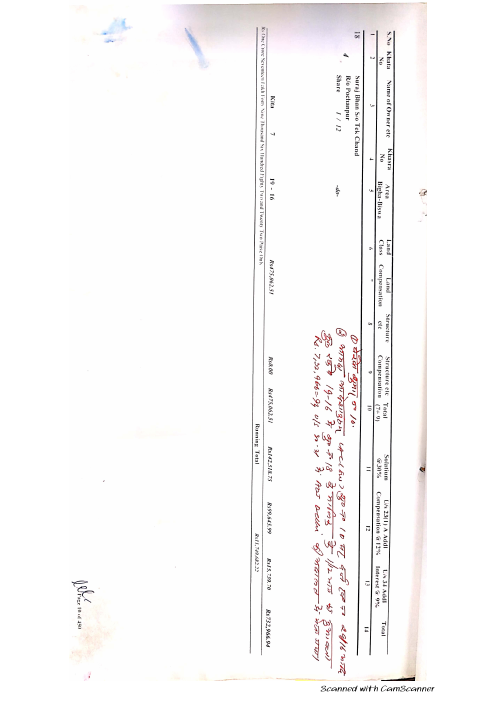
#> input picture tmp/nm-pilot/page-10.png, 992 x 1404 px, found by its file name (shown at 1/2 size)
$ python printed_header_diagnostic.py
#> lines starting #> are read from the running program, lines starting #| are printed output that depends on the picture
import cv2, glob, json, os

def normalized(path):
#> called with path = 'tmp/nm-pilot/page-10.png'
    return cv2.rotate(cv2.imread(path), cv2.ROTATE_90_CLOCKWISE)
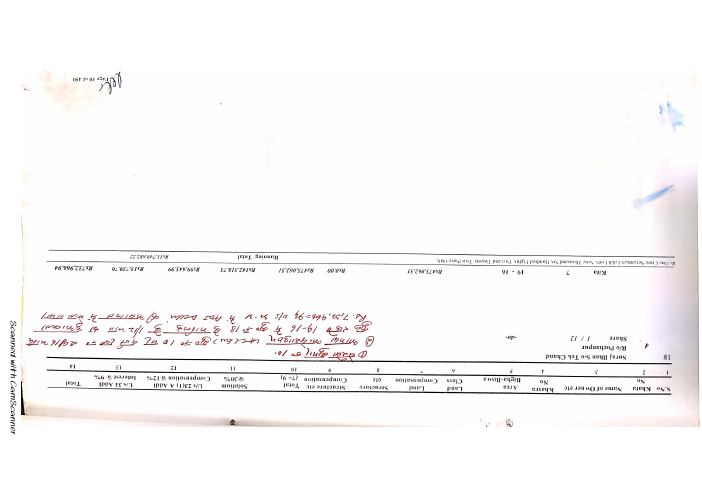
#> returned value: shape (992, 1404, 3) (shown at 1/2 size); mean of channels 0, 1, 2 248.5, 248.4, 249.4; drawn as B, G, R

def header(image):
    h,w=image.shape[:2]
#> h = 992; w = 1404
    return image[0:int(h*.30), 0:w]
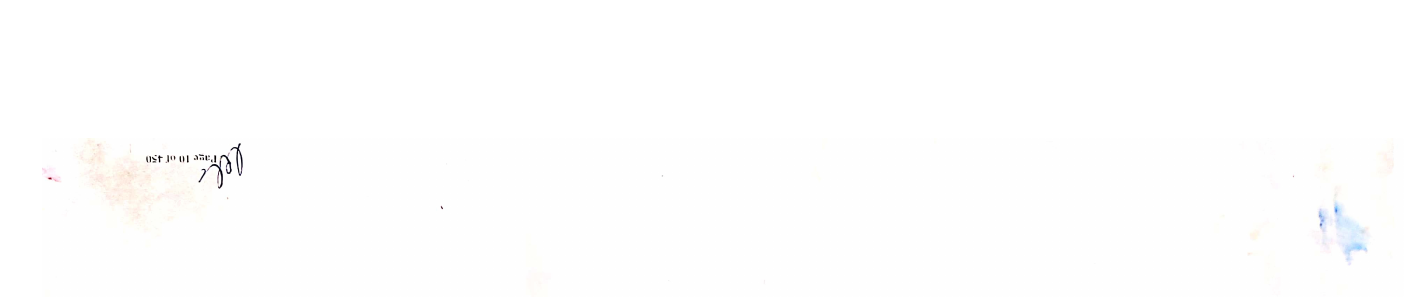
#> returned value: shape (297, 1404, 3); mean of channels 0, 1, 2 254, 254, 254.1; drawn as B, G, R

ref_path='tmp/nm-pilot/page-10.png'
reference=header(normalized(ref_path))
orb=cv2.ORB_create(3000)
rk,rd=orb.detectAndCompute(cv2.cvtColor(reference,cv2.COLOR_BGR2GRAY),None)
#> rk = 355 keypoints; strongest (x, y, size): (217, 163, 31), (237, 148, 31), (214, 164, 31), (224, 158, 31)
matcher=cv2.BFMatcher(cv2.NORM_HAMMING)
paths=['tmp/nm-pilot/page-01.png','tmp/nm-pilot/page-10.png','tmp/nm-pilot/page-20.png']+sorted(glob.glob('tmp/nm-pilot/spread-*.png'))
results=[]
for path in paths:
    target=header(normalized(path)); tk,td=orb.detectAndCompute(cv2.cvtColor(target,cv2.COLOR_BGR2GRAY),None)
#> call 2 of normalized, with path = 'tmp/nm-pilot/page-01.png'
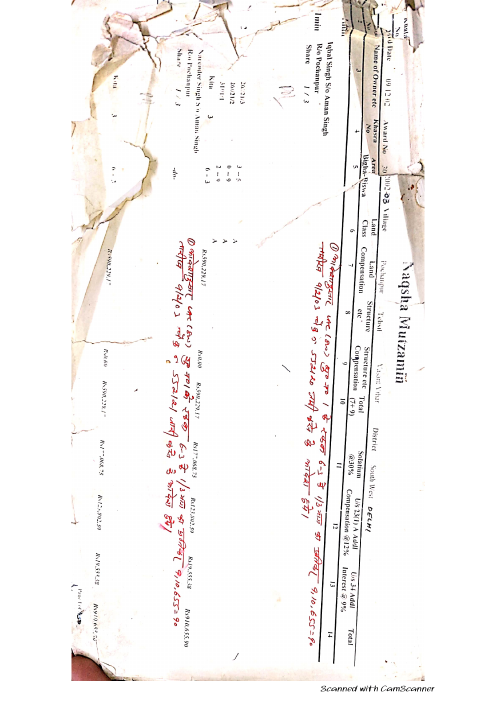
#> input picture tmp/nm-pilot/page-01.png, 992 x 1404 px, found by its file name (shown at 1/2 size)
#> in normalized (call 2), `return cv2.rotate(cv2.imread(path), cv2.ROTATE_90_CLOCKWISE)`:
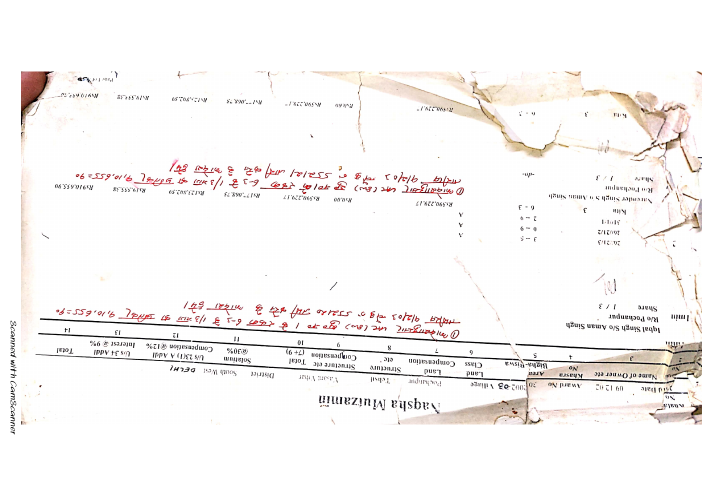
#> returned value: shape (992, 1404, 3) (shown at 1/2 size); mean of channels 0, 1, 2 244.4, 245.5, 247.7; drawn as B, G, R
#> in header (call 2), `return image[0:int(h*.30), 0:w]`:
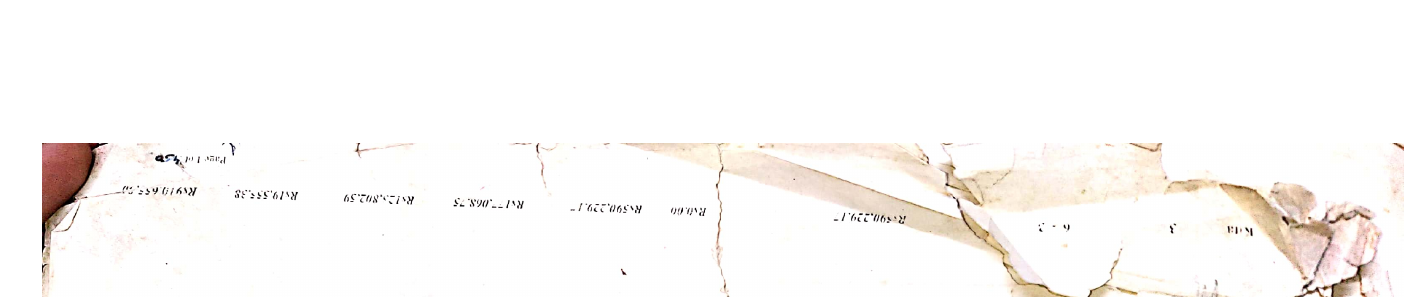
#> returned value: shape (297, 1404, 3); mean of channels 0, 1, 2 246.8, 248.7, 251; drawn as B, G, R
#> after `tk, td = orb.detectAndCompute(cv2.cvtColor(target, cv2.COLOR_BGR2GRAY)`: tk = 2367 keypoints; strongest (x, y, size): (164, 158, 31), (156, 158, 31), (162, 160, 31), (172, 157, 31)
    raw=[] if td is None else matcher.knnMatch(rd,td,k=2)
#> raw = 355 matches
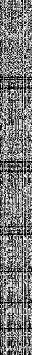
#> rd: shape (355, 32); min 0, max 255, mean 122.4
    good=[a for a,b in raw if a.distance < .72*b.distance]
#> good = 4 matches
    inliers=0;error=None;transform=None
    if len(good)>=5:
        src=cv2.KeyPoint_convert(rk)[[m.queryIdx for m in good]]; dst=cv2.KeyPoint_convert(tk)[[m.trainIdx for m in good]]
        transform,mask=cv2.estimateAffinePartial2D(src,dst,method=cv2.RANSAC,ransacReprojThreshold=4)
        if mask is not None:
            inliers=int(mask.sum()); pred=cv2.transform(src.reshape(1,-1,2),transform).reshape(-1,2); error=float(((pred[mask.ravel()>0]-dst[mask.ravel()>0])**2).sum(axis=1).mean()**.5)
    ratio=inliers/len(good) if good else 0
#> ratio = 0
    state='Registered' if inliers>=8 and ratio>=.45 and error is not None and error<=4 else 'NeedsManualAlignment'
#> state = 'NeedsManualAlignment'
#> pass 3 of the loop `for path in paths:`:
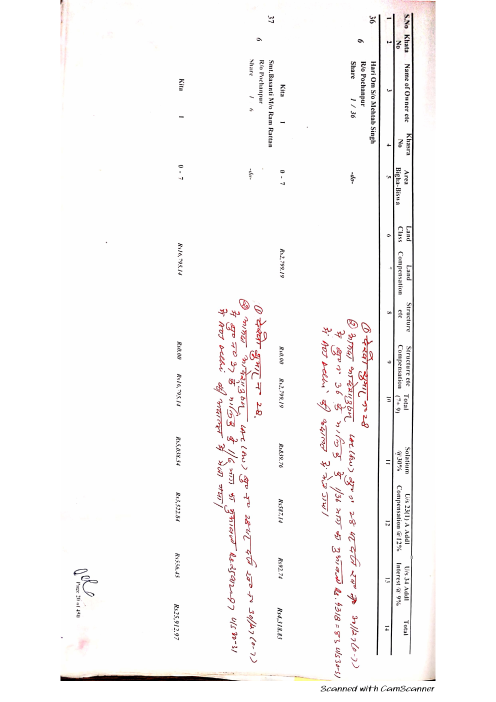
#> input picture tmp/nm-pilot/page-20.png, 992 x 1404 px, found by its file name (shown at 1/2 size)
#> in normalized (call 4), `return cv2.rotate(cv2.imread(path), cv2.ROTATE_90_CLOCKWISE)`:
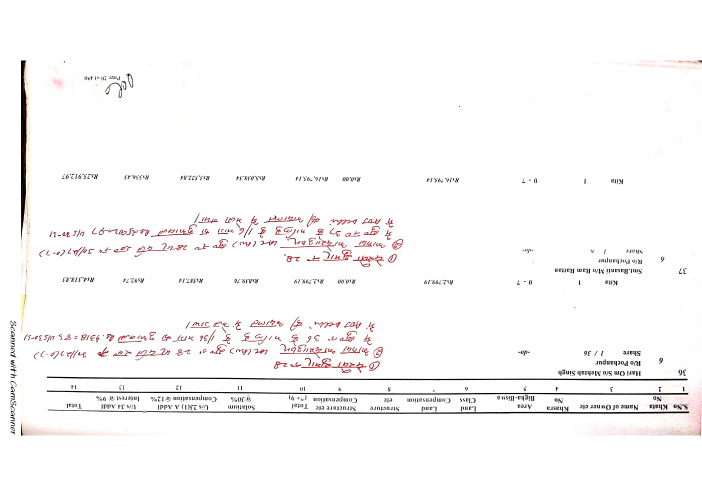
#> returned value: shape (992, 1404, 3) (shown at 1/2 size); mean of channels 0, 1, 2 248.1, 248.1, 249.4; drawn as B, G, R
#> in header (call 4), `return image[0:int(h*.30), 0:w]`:
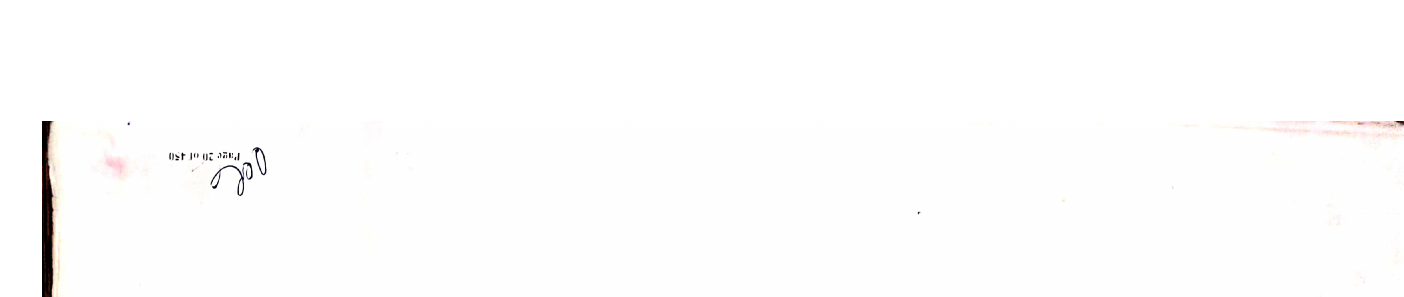
#> returned value: shape (297, 1404, 3); mean of channels 0, 1, 2 253, 253.1, 253.3; drawn as B, G, R
#> tk = 415 keypoints; strongest (x, y, size): (178, 157, 31), (260, 149, 31), (214, 187, 31), (258, 148, 31)
#> good = 11 matches
#> src = [[159, 157], [159, 161], [241.2, 166.8], [1319, 214.6], [241.9, 162.4], [440.6, 207.4], [203.2, 168], [201.6, 169.2], [440.4, 206.5], [235.9, 146.3], [226.9, 161.2]]
#> dst = [[182, 154], [182, 158], [265, 165.6], [264.4, 165.9], [264.4, 165.9], [918.2, 211.5], [211.4, 175.6], [211.4, 175.6], [1172, 187], [214.8, 187.2], [247.2, 164.8]]
#> transform = [[0.742, -0.286, 109.5], [0.286, 0.742, -7.36]]; mask = [1, 1, 0, 0, 0, 0, 1, 1, 0, 0, 0]
#> inliers = 4
#> pred = [[182.6, 154.5], [181.4, 157.5], [240.7, 185.3], [1026.4, 529], [242.5, 182.3], [377, 272.4], [212.2, 175.3], [210.6, 175.8], [377.1, 271.8], [242.6, 168.6], [231.7, 177.1]]
#> error = 0.799
#> ratio = 0.364
#> state = 'NeedsManualAlignment'
#> the loop made 6 passes; the first 3 are shown
    results.append(dict(page=os.path.basename(path),rawMatches=len(raw),accepted=len(good),inliers=inliers,inlierRatio=round(ratio,3),reprojectionError=None if error is None else round(error,2),state=state))
print(json.dumps(results,indent=2))
